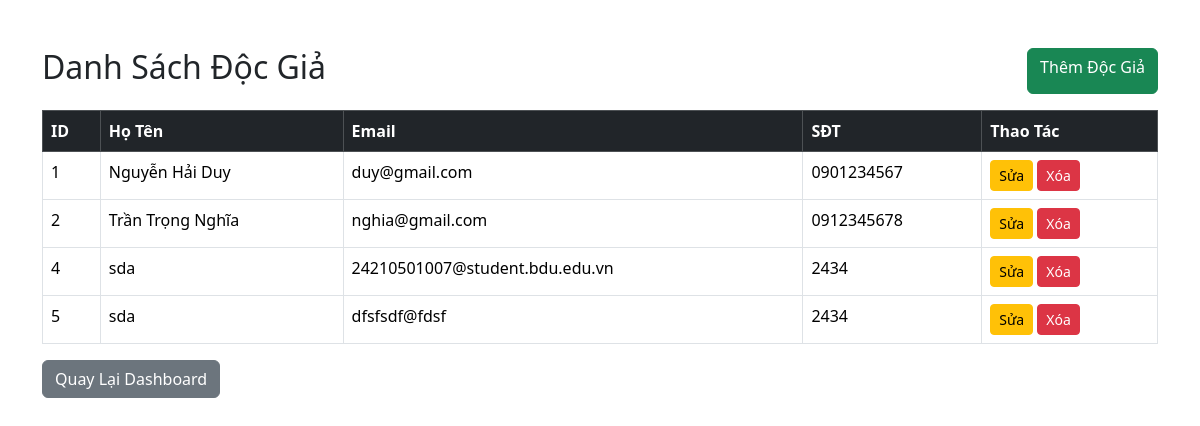
The app's page /admin/readers/index.php with its own data.
### tables this page shows
CREATE TABLE `readers` (
  `id` int(11) NOT NULL,
  `fullname` varchar(255) NOT NULL,
  `email` varchar(100) DEFAULT NULL,
  `phone` varchar(20) DEFAULT NULL
);

### admin/readers/index.php (the view, shortened to what this page needs)
<?php
require_once '../../config/database.php';
$sql = "SELECT * FROM readers";
$stmt = $conn->query($sql);
$readers = $stmt->fetchAll(PDO::FETCH_ASSOC);
?>
<!DOCTYPE html>
<html lang="vi">
<head>
<link href="https://cdn.jsdelivr.net/npm/bootstrap@5.3.3/dist/css/bootstrap.min.css"
      rel="stylesheet">
</head>
<body>
<div class="container mt-5">
<div class="d-flex justify-content-between mb-3">
<h2>Danh Sách Độc Giả</h2>
<a href="add.php" class="btn btn-success">
    Thêm Độc Giả
</a>
</div>
<table class="table table-bordered">
<thead class="table-dark">
<tr>
    <th>ID</th>
    <th>Họ Tên</th>
    <th>Email</th>
    <th>SĐT</th>
    <th>Thao Tác</th>
</tr>
</thead>
<tbody>
<?php foreach($readers as $reader): ?>
<tr>
    <td><?= $reader['id'] ?></td>
    <td><?= $reader['fullname'] ?></td>
    <td><?= $reader['email'] ?></td>
    <td><?= $reader['phone'] ?></td>
    <td>
        <a href="edit.php?id=<?= $reader['id'] ?>"
           class="btn btn-warning btn-sm">
            Sửa
        </a>
        <a href="delete.php?id=<?= $reader['id'] ?>"
           class="btn btn-danger btn-sm"
           onclick="return confirm('Bạn có chắc muốn xóa?')">
            Xóa
        </a>
    </td>
</tr>
<?php endforeach; ?>
</tbody>
</table>
<a href="../dashboard.php" class="btn btn-secondary">
    Quay Lại Dashboard
</a>
</div>
</body>
</html>

### records on screen
readers: id "1", fullname "Nguyễn Hải Duy", email "duy@gmail.com", phone "0901234567"
readers: id "2", fullname "Trần Trọng Nghĩa", email "nghia@gmail.com", phone "0912345678"
readers: id "4", fullname "sda", email "24210501007@student.bdu.edu.vn", phone "2434"
readers: id "5", fullname "sda", email "dfsfsdf@fdsf", phone "2434"
